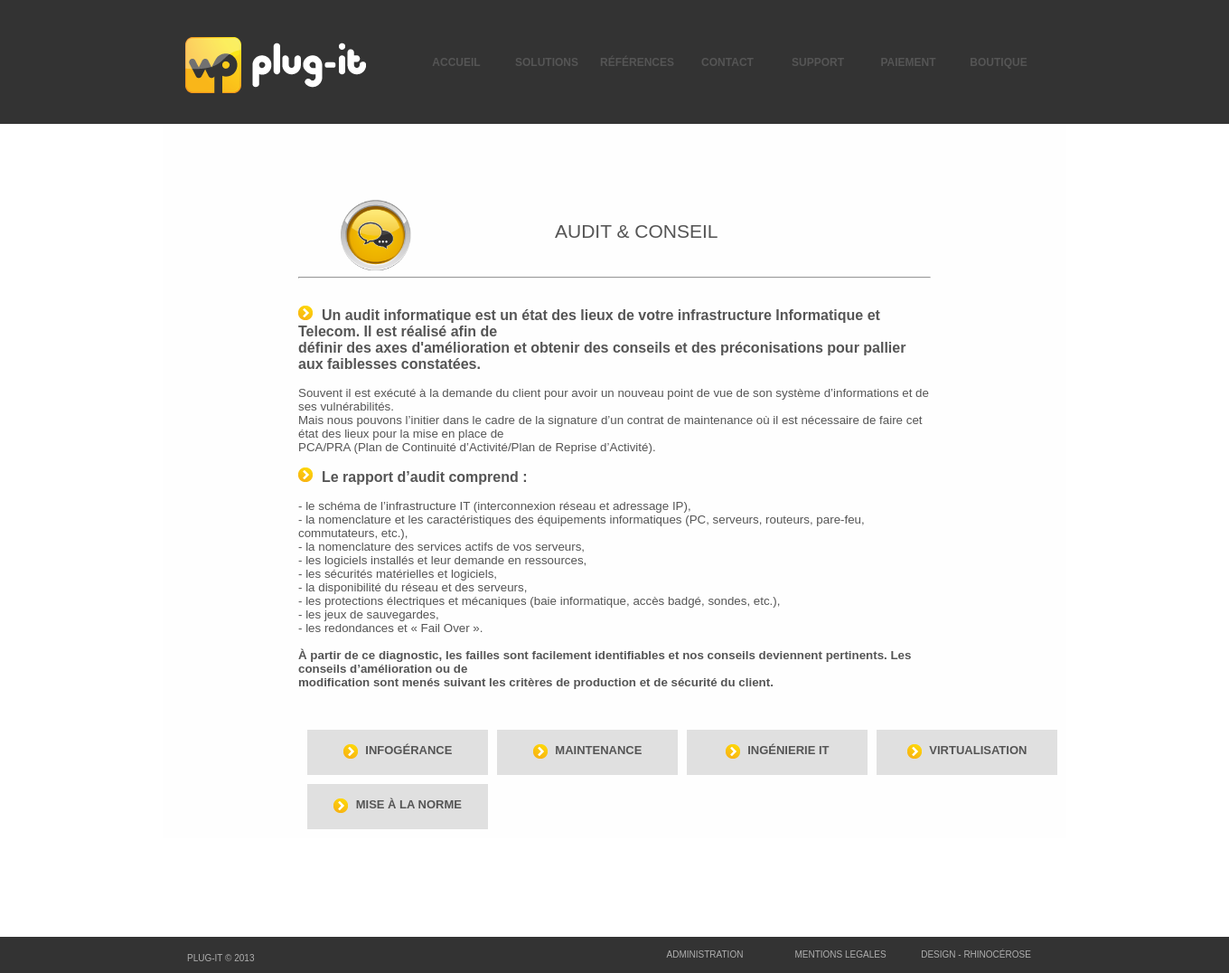
/index.php?page=services&mode=viewone&id=4, run on the app's committed database.
### tables this page shows
CREATE TABLE IF NOT EXISTS `menu` (
  `id` int(11) NOT NULL AUTO_INCREMENT,
  `interne` tinyint(1) NOT NULL,
  `active` tinyint(1) NOT NULL,
  `nom` varchar(50) NOT NULL,
  `baseName` varchar(50) NOT NULL,
  `position` int(11) NOT NULL,
  `lien` varchar(255) NOT NULL,
  `meta` text NOT NULL,
  PRIMARY KEY (`id`)
);

CREATE TABLE IF NOT EXISTS `services` (
  `id` int(11) NOT NULL AUTO_INCREMENT,
  `titre` varchar(100) NOT NULL,
  `corps` text NOT NULL,
  `image` varchar(100) NOT NULL,
  `subtitre` varchar(50) NOT NULL,
  `date` timestamp NOT NULL DEFAULT CURRENT_TIMESTAMP,
  `ordre` int(11) NOT NULL,
  PRIMARY KEY (`id`)
);

### connexionbddplugit.class.php (called while the page is built, shortened)
<?php
class connexionbddplugit
{
	private static $connexion = null;
	public static function getInstance ()
	{
		if (is_null(self::$connexion))
		{
			try
			{
				$connexion = new PDO('mysql:host=localhost;dbname=plugit','root','');
			} catch ( Exception $e )
			{
			echo "Connection à MySQL impossible : ", $e->getMessage();
			die();
			}
			$connexion->setAttribute(PDO::ATTR_ERRMODE, PDO::ERRMODE_EXCEPTION);
			$connexion->setAttribute(PDO::ATTR_EMULATE_PREPARES, false);
			$connexion->exec("SET CHARACTER SET utf8");
		}
		return $connexion;
	}
}
?>

### Include/common/Banniere.php (the view, shortened to what this page needs)
<div>
	<div style="margin-left:auto; width:950px; margin-right:auto"><a style="text-decoration:none;border:none;" href="index.php?page=accueil"><img src="images/logotype_plug_it.png" style="position:absolute; float:left; bottom:25%; "/></a>
	<table style="position:relative; float:right; margin-left:10px;" height="137px" class="menu" cellspacing="0">
		<tr>
		<?php
		require_once('./connexionbddplugit.class.php');
		try
		{
			$rq = connexionbddplugit::getInstance()->query("SELECT * FROM menu ORDER BY position");
			while($ar=$rq->fetch())
			{
				if($ar['active'] == true)
				{
					echo '<td onclick="location.href=\''.$ar['lien'].'\'"';
					$bdd = connexionbddplugit::getInstance();
					$rq2 = $bdd->prepare("SELECT count(id) as nbr FROM sousmenu WHERE menu=?");
					$rq2->execute(array($ar['id']));
					$ar2=$rq2->fetch();
					if($ar2['nbr'] > 0)
					{
						echo 'onmouseover="display_menu('.$ar['id'].','.$ar['position'].');" onmouseout="undisplay_menu('.$ar['id'].');"';
					}
						if($ar['interne'] and $_GET['page'] == $ar['baseName'])
							echo 'class="menu_selected"';
						else
							echo 'class="menu_unselected"';
					echo ' id="menu_'.$ar['id'].'" >'.$ar['nom'].'</td>';
				}
			}
		} catch ( Exception $e ) {
			echo "Une erreur est survenue : ".$e->getMessage();
		}
		?>
		</tr>
	</table></div>
</div>

### Include/invite/services.php (shortened to what this page needs)
<?php
	require_once('./connexionbddplugit.class.php');
	switch($_GET['mode'])
	{
		case 'viewone':
			if(isset($_GET['id']))
			{
				try{
					$bdd = connexionbddplugit::getInstance();
					$retour = $bdd->prepare("SELECT count(id) as cpt FROM services WHERE id=?");
					$retour->execute(array($_GET['id']));
					$donnees = $retour->fetch();
				} catch ( Exception $e ) {
					echo "Une erreur est survenue : ".$e->getMessage();
				}
				if($donnees['cpt'] == 1)
				{
					try{
						$bdd = connexionbddplugit::getInstance();
						$retour = $bdd->prepare("SELECT * FROM services WHERE id=?");
						$retour->execute(array($_GET['id']));
						$donnees = $retour->fetch();
					} catch ( Exception $e ) {
						echo "Une erreur est survenue : ".$e->getMessage();
					}
					echo '<div style="margin:auto;width:70%;">
						<table>
							<tr>
								<td><img src="'.$donnees['image'].'" style="width:60%;"/></td>
								<td><h2>'.$donnees['titre'].'</h2></td>
							</tr>
						</table>
						<hr/>
						<br/>
						'.nl2br($donnees['corps']).'
						</div>';
					try{
						$bdd = connexionbddplugit::getInstance();
						$retour = $bdd->prepare("SELECT * FROM services WHERE id<>? ORDER BY ordre LIMIT 10");
						$retour->execute(array($_GET['id']));
						$i=1;
						echo'<div style="margin:auto;width:70%;margin-top:20px;">
						<table cellspacing="10">';
						while ($donnees = $retour->fetch())
							{
								if($i == 1)
									echo '<tr>';
								echo '<td>
								<div class="blocklink" onclick="location.href=\'index.php?page=services&mode=viewone&id='.$donnees['id'].'\'">
									<p style="text-align:center;position:relative;top:30%;">
										<img src="images/fleche.png" style="vertical-align:middle;"/> <span style="font-size:13px;font-weight:bold;margin-left:5px;text-transform:uppercase;">'.$donnees['subtitre'].'</span>
									</p>
								</div></td>';
								$i++;
								if($i > 4)
								{
									$i=1;
									echo '</tr>';
								}
							}
						echo '</table></div>';
					} catch ( Exception $e ) {
						echo "Une erreur est survenue : ".$e->getMessage();
					}
				}
				else
					echo '<p>Erreur</p>';
			}
			else
				echo '<p>Erreur</p>';
		break;
	}

### css/styles.css (style rules this page uses)
* { padding: 0px; margin: 0px; outline: none; }

### styles/index.css (style rules this page uses)
.menu td { width:100px; text-align:center; cursor: pointer; font-weight:bold; text-transform:uppercase; font-size: 12px; }
.blocklink { width:200px; height: 50px; background-color:#e0e0e0; cursor: pointer; }
.titre { font-size:120%; font-weight:bold; }
h2,h3 { text-align: center; font-weight: normal; font-size:21px; line-height:21px; text-transform:uppercase; }
body { color:#555555; font-size:10pt; font-family: Arial,Helvetica,sans-serif; padding:0; margin: 0; }
html { margin:0; }

### data on the page
menu: nom "ACCUEIL"
menu: nom "SOLUTIONS"
menu: nom "RÉFÉRENCES"
menu: nom "CONTACT"
menu: nom "SUPPORT"
menu: nom "PAIEMENT"
menu: nom "BOUTIQUE"
services: image (picture), titre "AUDIT & CONSEIL", corps (picture), corps "Un audit informatique est un état des lieux de votre infrastructure Informatique et Telecom. Il est réalisé afin de définir des axes d'amélioration et obtenir des conseils et des préconisations pour pallier aux faiblesses constatées. Souvent il est exécuté à la demande du client pour avoir un nouveau point de vue de son système d’informations et de ses vulnérabilités. Mais nous pouvons l’initier dans le cadre de la signature d’un contrat de maintenance où il est nécessaire de faire cet état des lieux pour la mise en place de PCA/PRA (Plan de Continuité d’Activité/Plan de Reprise d’Activité). Le rapport d’audit comprend : - le schéma de l’infrastructure IT (interconnexion réseau et adressage…"
services: subtitre "INFOGÉRANCE"
services: subtitre "MAINTENANCE"
services: subtitre "INGÉNIERIE IT"
services: subtitre "VIRTUALISATION"
services: subtitre "MISE À LA NORME"
